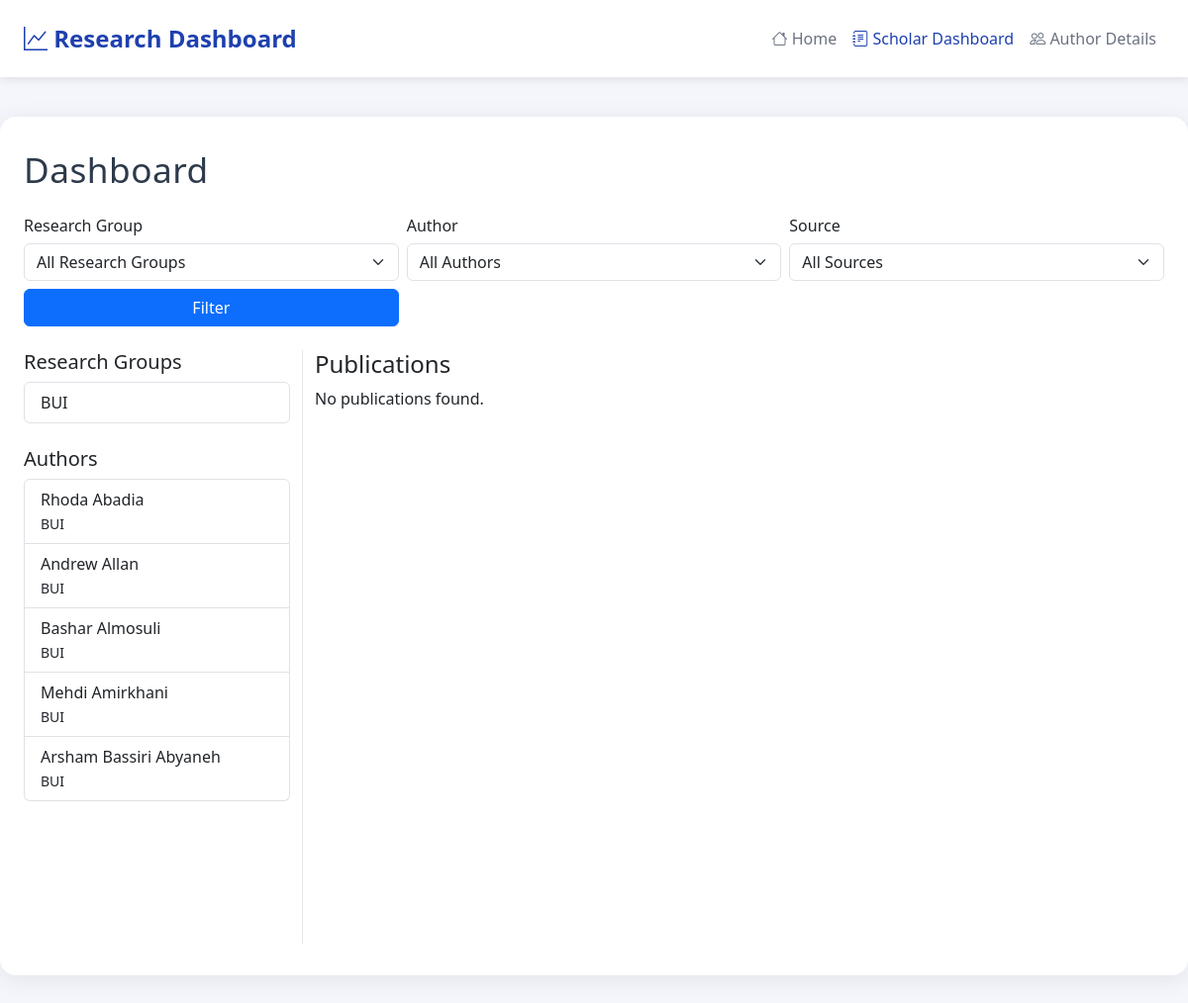
The page /scholar/ on the database as committed earlier.
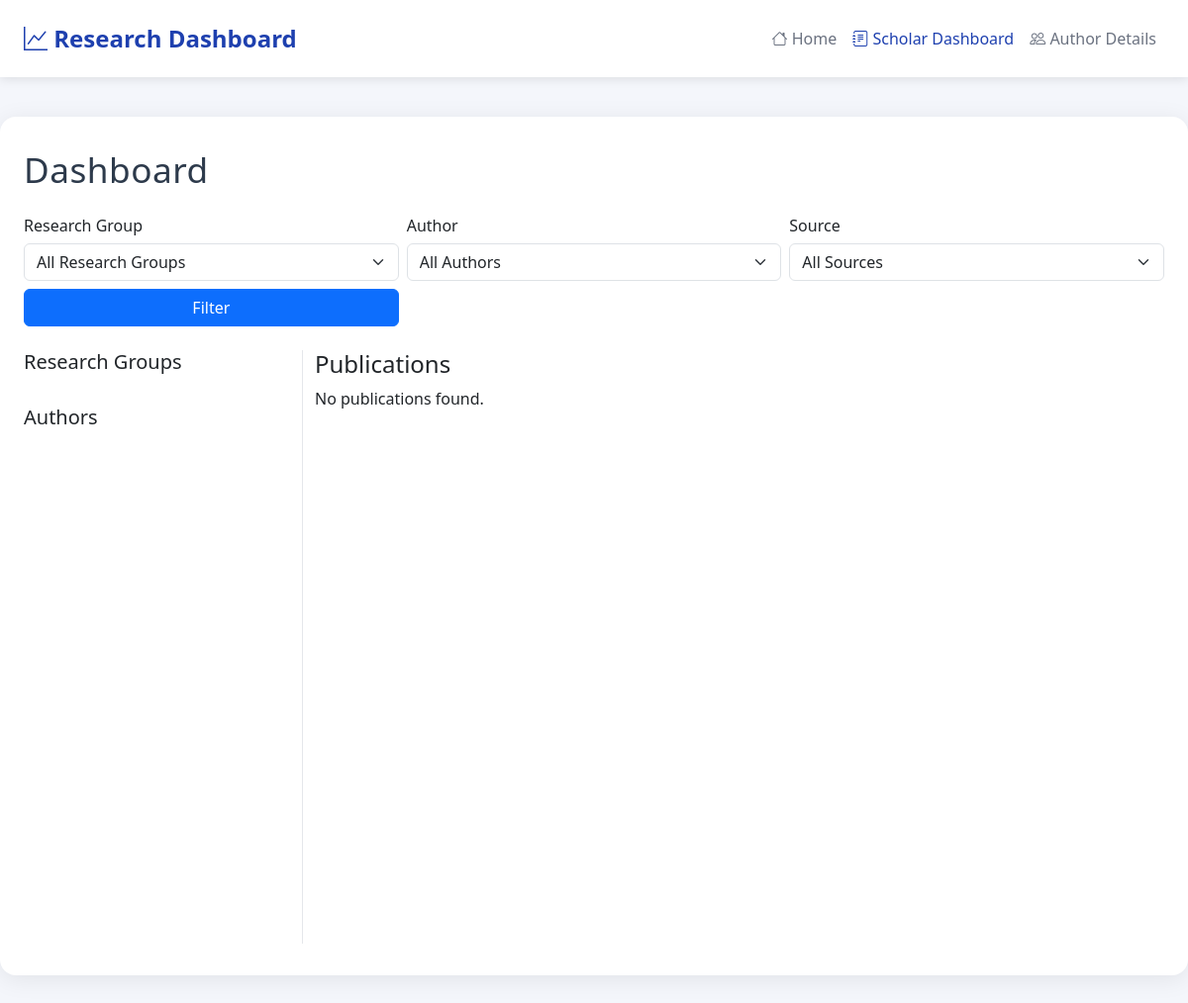
The same page on the database as committed later.
### research/models.py (models this page shows, shortened)
class ResearchGroup(models.Model):
    name = models.CharField(max_length=255, unique=True)

class Author(models.Model):
    first_name = models.CharField(max_length=100)
    last_name = models.CharField(max_length=100)
    research_group = models.ForeignKey(ResearchGroup, on_delete=models.CASCADE)
    scopus_id = models.CharField(max_length=100, blank=True, null=True)
    scholar_id = models.CharField(max_length=100, blank=True, null=True)
    orcid_id = models.CharField(max_length=100, blank=True, null=True)
    staff_url = models.URLField(max_length=255)

### research/views.py (the view)
# urls.py: path('scholar/', views.scholar_dashboard, name='scholar_dashboard'),#done
def scholar_dashboard(request):
    selected_group = request.GET.get('group')
    selected_author = request.GET.get('author')
    selected_source = request.GET.get('source')
    publications = Publication.objects.all()
    if selected_group:
        publications = publications.filter(author__research_group__id=selected_group)
    if selected_author:
        publications = publications.filter(author__id=selected_author)
    if selected_source:
        publications = publications.filter(source=selected_source)
    research_groups = ResearchGroup.objects.all()
    authors = Author.objects.all()
    author_publications = AuthorPublication.objects.select_related('author', 'publication')
    context = {
        'publications': publications.distinct(),
        'research_groups': research_groups,
        'authors': authors,
        'author_publications': author_publications,
        'selected_group': int(selected_group) if selected_group else None,
        'selected_author': int(selected_author) if selected_author else None,
        'selected_source': selected_source,
    }
    return render(request, 'research/scholar_dashboard.html', context)

### research/templates/research/scholar_dashboard.html (shortened to what the changed rows need)
{% load static %}
<!DOCTYPE html>
<html lang="en">
<head>
    <link href="https://cdn.jsdelivr.net/npm/bootstrap@5.3.0/dist/css/bootstrap.min.css" rel="stylesheet">
    <link rel="stylesheet" href="https://cdn.jsdelivr.net/npm/bootstrap-icons@1.7.2/font/bootstrap-icons.css">
</head>
<body>
    <div class="container">
        <h1 class="mb-4">Dashboard</h1>
        <div class="row">
            <div class="col-md-3 sidebar">
                <ul class="list-group mb-4">
                    {% for group in research_groups %}
                        <li class="list-group-item {% if selected_group == group.id %}active{% endif %}">
                            {{ group.name }}
                        </li>
                    {% endfor %}
                </ul>
                <ul class="list-group">
                    {% for author in authors %}
                        <li class="list-group-item {% if selected_author == author.id %}active{% endif %}">
                            {{ author.first_name }} {{ author.last_name }}<br>
                            <small>{{ author.research_group.name }}</small>
                        </li>
                    {% endfor %}
                </ul>
            </div>
        </div>
    </div>
</body>
</html>

Rows that differ between the two databases and show on the page:
removed ResearchGroup: name "BUI"
removed Author: first_name "Rhoda", last_name "Abadia", research_group.name "BUI"
removed Author: first_name "Andrew", last_name "Allan", research_group.name "BUI"
removed Author: first_name "Bashar", last_name "Almosuli", research_group.name "BUI"
removed Author: first_name "Mehdi", last_name "Amirkhani", research_group.name "BUI"
removed Author: first_name "Arsham", last_name "Bassiri Abyaneh", research_group.name "BUI"
